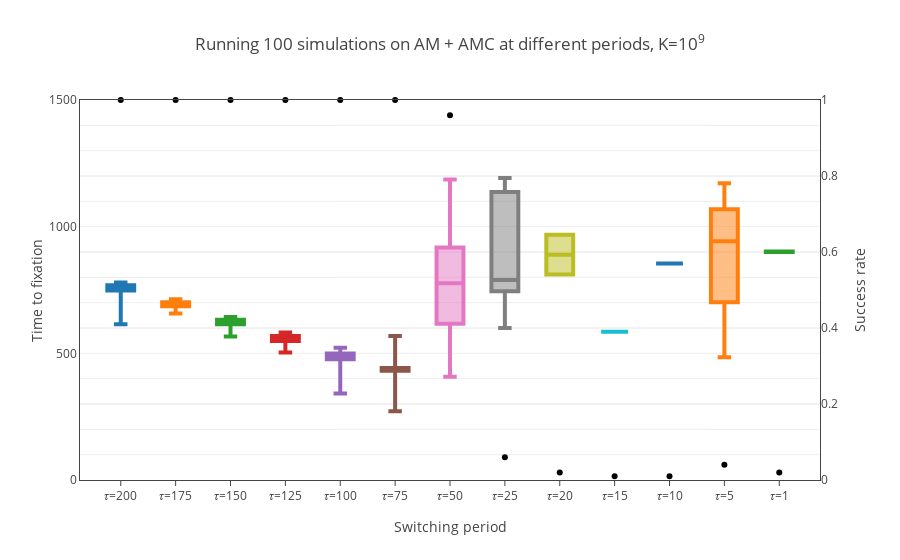

The code cell stored with this chart in its notebook:
### Code cell
fig = box_switching_am(p, analyses=am_analysis, mean=False)
iplot(fig, show_link=False)
pio.write_image(fig, '2020-03/violins/{} no mean.pdf'.format('+'.join([ls.name for ls in p])), scale=2)
